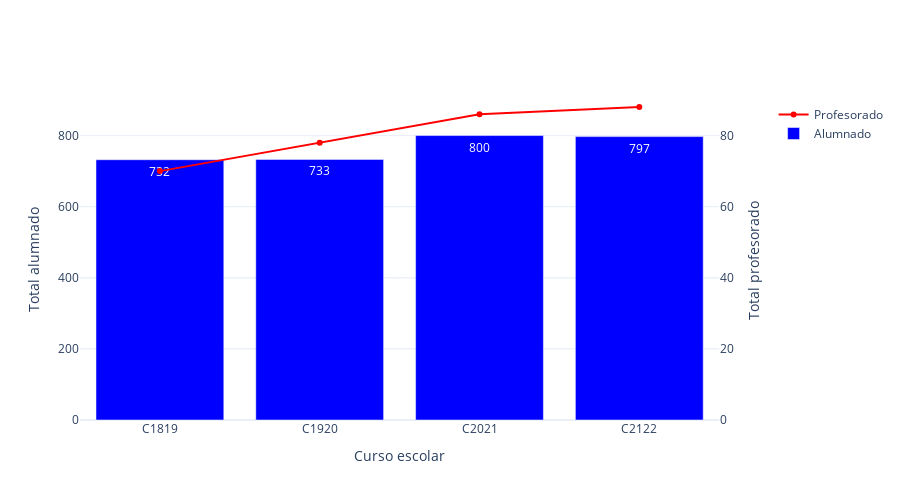

Source (notebook cell):
### Code cell
#e1=df.query(f'evaluación == "E1"').groupby('curso').agg({'ratio': 'sum'})['ratio'].values
#e2=df.query(f'evaluación == "E2"').groupby('curso').agg({'ratio': 'sum'})['ratio'].values
#e3=df.query(f'evaluación == "E3"').groupby('curso').agg({'ratio': 'sum'})['ratio'].values
years_aux    = [extra_historic_year] + list(years)       # Vamos a añadir un año extra a la comparativa
students     = [ 732 ] + list(df.query(f'evaluación == "{labels[-1][1]}"').groupby('curso').agg({'ratio': 'sum'})['ratio'].values)             
teachers     = (     70,  78,  86, 88)      # Valores de profesorado extraídos de Tifón: 2011/12:70, 2012/13:68, 2013/14:68, 2015/16:70, 2016/17:69, 2017/18:71, 2018/19:70, 2019/20:78, 2020/21:86
if EVALUATION == 1:
    myplotly.total_students_teachers_evolution(students, teachers, years_aux)
else:
    students_dam = (      0,   0,   0,  0)      # Estudiantes a resaltar en cada curso (se restan al global)
    myplotly.total_students_teachers_evolution(students, teachers, years_aux, students_diff=(students_dam, 'Estudiantes DAM'))

### Figure 1 — Plotly figure (JSON) as saved in the notebook; plotly's stock layout.template omitted (floating-point values rounded to 4 significant figures)
{"data": [{"hoverinfo": "name+text", "marker": {"color": "blue"}, "name": "Alumnado", "text": ["732", "733", "800", "797"], "type": "bar", "x": ["C1819", "C1920", "C2021", "C2122"], "xaxis": "x", "y": [732, 733, 800, 797], "yaxis": "y"}, {"hoverinfo": "name+text", "marker": {"color": "red"}, "name": "Profesorado", "text": ["70", "78", "86", "88"], "type": "scatter", "x": ["C1819", "C1920", "C2021", "C2122"], "xaxis": "x", "y": [70, 78, 86, 88], "yaxis": "y2"}], "layout": {"barmode": "stack", "height": 500, "width": 900, "xaxis": {"anchor": "y", "domain": [0, 0.94], "title": {"text": "Curso escolar"}}, "yaxis": {"anchor": "x", "domain": [0, 1], "range": [0, 900], "side": "left", "title": {"text": "Total alumnado"}}, "yaxis2": {"anchor": "x", "overlaying": "y", "range": [0, 90], "side": "right", "title": {"text": "Total profesorado"}}}}
